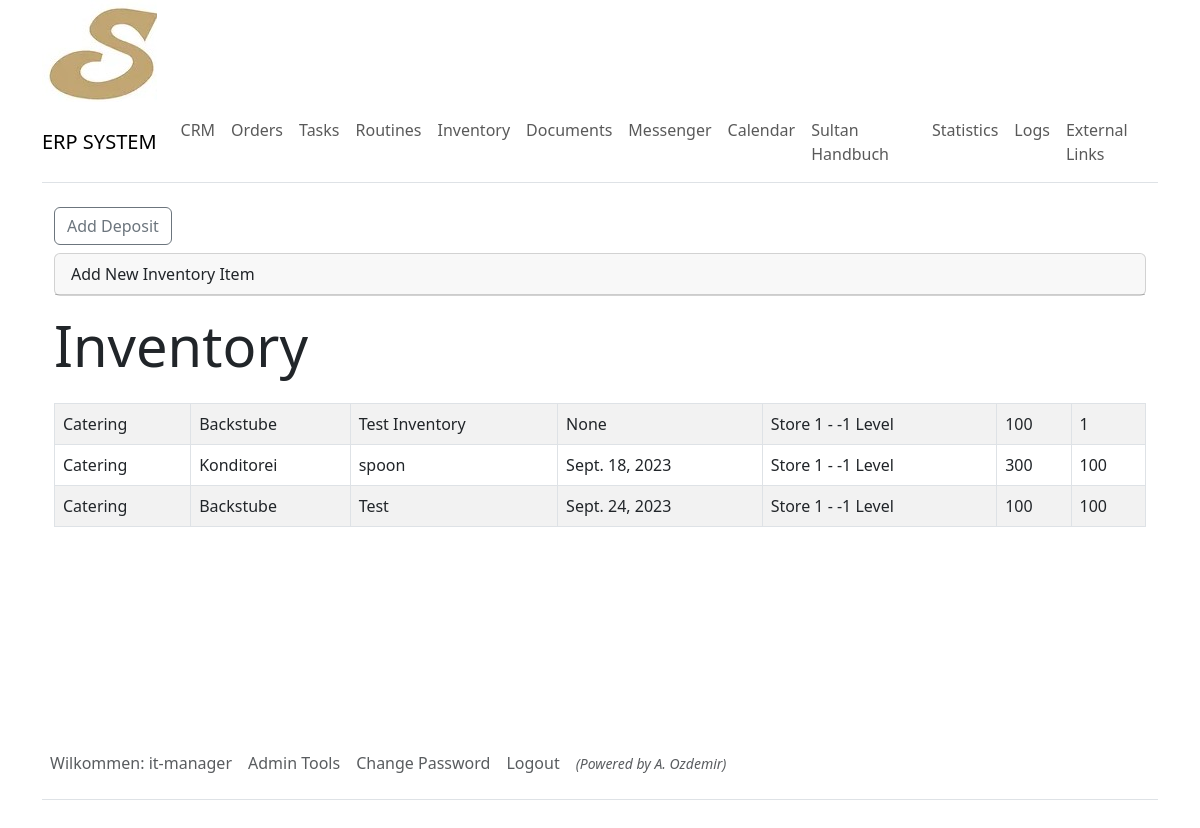
The app's page /inventory/ (signed in) with its own data.
### sultanerp/models.py (models this page shows, shortened)
class DynamicText(models.Model):
    title = models.CharField(max_length=255)
    text = models.TextField()

class Inventory(models.Model):
    section = models.ForeignKey(InventorySection, on_delete=models.CASCADE)
    category = models.ForeignKey(
        Category, on_delete=models.CASCADE, null=True, blank=True)
    name = models.CharField(max_length=255, null=True, blank=True)
    boughtOn = models.DateField(null=True, blank=True)
    storedIn = models.ForeignKey(Storage, on_delete=models.CASCADE)
    value = models.IntegerField(null=True, blank=True)
    amount = models.IntegerField(null=True, blank=True)

class InventorySection(models.Model):
    name = models.CharField(max_length=255)
    def __str__(self):
        return self.name

class Category(models.Model):
    name = models.CharField(max_length=25, unique=True)
    def __str__(self):
        return self.name

class Storage(models.Model):
    store = models.ForeignKey(Store, on_delete=models.CASCADE)
    storagePlace = models.CharField(max_length=30)
    @property
    def storedIn(self):
        return F"{self.store.branchTitle} - {self.storagePlace}"
    def __str__(self):
        return self.storedIn

class Store(models.Model):
    branchTitle = models.CharField(max_length=50, null=True, blank=True)

class User(AbstractUser):
    first_name = models.CharField(max_length=255)
    last_name = models.CharField(max_length=255)
    personal_nr = models.IntegerField(null=True, blank=True)
    is_active = models.BooleanField(default=True)
    branch = models.ForeignKey(
        Store, on_delete=models.CASCADE, related_name="users", null=True, blank=True)
    user_level = models.ForeignKey(
        Roles, on_delete=models.CASCADE, related_name="users", null=True, blank=True)

### sultanerp/views.py (the view)
# urls.py: path('inventory/', views.inventory_view, name='inventory'),
@login_required
def inventory_view(request):
    allow_add_item = check_view_permission(request.user, 0, 3)
    if request.method == 'POST' and allow_add_item:
        form = InventoryForm(request.POST)
        if form.is_valid():
            form.save()
            return redirect('inventory')
    else:
        form = InventoryForm()
    order_by = request.GET.get('order_by', 'section')
    direction = request.GET.get('direction', 'asc')
    if direction == 'desc':
        order_by = '-' + order_by
    inventory = Inventory.objects.all().order_by(order_by)
    context = {
        'inventory': inventory,
        'form': form,
        'allow_add_item': allow_add_item
    }
    return render(request, 'inventory.html', context)

### sultanerp/utilities/check_view_permission.py (called while the page is built)
def check_view_permission(user, min_level=0, max_level=3):
    hierarchy = user.user_level.hierarchy
    return min_level <= hierarchy <= max_level

### sultanerp/utilities/context_processors.py (called while the page is built)
def dynamic_text_processor(request):
    dynamic_texts_objects = DynamicText.objects.all()
    dynamic_texts_dict = {dt.title: dt for dt in dynamic_texts_objects}
    return {'dynamic_texts': dynamic_texts_dict}

### sultanerp/templates/inventory.html (shortened to what this page needs)
{% extends "_base.html" %}
{% block content %}
{% load custom_tags %}
{% include "navbar.html" %}
<div class="container mt-4">
    <a href="{% url 'deposit' %}"><h5 class="{{dynamic_texts.btn.text}}">{{dynamic_texts.add.text}} {{dynamic_texts.deposit.text}}</h5></a>
    {% if allow_add_item %}
        <div class="card mb-3">
            <div class="card-header" data-toggle="collapse" href="#addInventory" role="button">
            Add New {{dynamic_texts.inventory.text}} Item
            </div>
        </div>
    <h2 class="{{dynamic_texts.header_class.text}}">{{dynamic_texts.inventory.text}}</h2>
    <table class="table table-bordered table-striped">
        <tbody>
            {% for item in inventory %}
                <tr>
                    <td>{{ item.section }}</td>
                    <td>{{ item.category }}</td>
                    <td>{{ item.name }}</td>
                    <td>{{ item.boughtOn }}</td>
                    <td>{{ item.storedIn }}</td>
                    <td>
                        {% if item.value %}
                            {{ item.value }}
                        {% else %}
                            -
                        {% endif %}
                    </td>
                    <td>{{ item.amount }}</td>
                </tr>
            {% endfor %}
        </tbody>
    </table>
{% endif %}
</div>
{% endblock %}

### sultanerp/templates/navbar.html (shortened to what this page needs)
<nav class="navbar navbar-expand-lg navbar-light bg-white border-bottom py-2">
  <a class="navbar-brand font-weight-bold" href="{% url 'dashboard' %}">ERP SYSTEM</a>
  <div class="collapse navbar-collapse" id="navbarNav">
    <ul class="navbar-nav">
      <li class="nav-item active">
        <a class="nav-link" href="{% url 'crm_view' %}">CRM</a>
      </li>
      <li class="nav-item">
        <a class="nav-link" href="{% url 'orders_view' %}">{{dynamic_texts.orders.text}}</a>
      </li>
      <li class="nav-item">
        <a class="nav-link" href="{% url 'task_list' %}">{{dynamic_texts.tasks.text}}</a>
      </li>
      <li class="nav-item">
        <a class="nav-link" href="{% url 'routine_list' %}">{{dynamic_texts.routines.text}}</a>
      </li>
      <li class="nav-item">
        <a class="nav-link" href="{% url 'inventory' %}">{{dynamic_texts.inventory.text}}</a>
      </li>
      <li class="nav-item">
        <a class="nav-link" href="{% url 'documents' %}">{{dynamic_texts.documents.text}}</a>
      </li>
      <li class="nav-item">
        <a class="nav-link" href="{% url 'messenger' %}">{{dynamic_texts.messenger.text}}</a>
      </li>
      <li class="nav-item">
        <a class="nav-link" href="{% url 'calendar' %}">{{dynamic_texts.calendar.text}}</a>
      </li>
      <li class="nav-item border-right">
        <a class="nav-link" href="{% url 'wiki_index' %}">{{dynamic_texts.handbook.text}}</a>
      </li>
      {% if user.is_staff %}
      <li class="nav-item">
        <a class="nav-link" href="{% url 'statistics' %}">{{dynamic_texts.statistics.text}}</a>
      </li>
      <li class="nav-item">
        <a class="nav-link" href="{% url 'logs' %}">{{dynamic_texts.logs.text}}</a>
      </li>
      {% endif %}
      {% if user.user_level.hierarchy < 5 %}
      <li class="nav-item">
        <a class="nav-link" href="{% url 'external_links' %}">{{dynamic_texts.external_links.text}}</a>
      </li>
      {% endif %}
    </ul>
  </div>
</nav>

### sultanerp/templates/_footer.html
{% if user.is_authenticated %}
<div class="container">
    <div style="min-height: 10em;"></div>
    <footer class="py-3 my-4">
        <ul class="nav border-bottom pb-3 mb-3">
            {% if user.is_authenticated %}
                <li class="nav-item">
                    <a class="nav-link px-2 text-muted">{{dynamic_texts.welcome.text}}: {{user.username}}</a>
                </li>
        {% if user.user_level.role == 'admin' %}
                <li class="nav-item">
                    <a class="nav-link px-2 text-muted" href="{% url 'admin_tools' %}">Admin Tools</a>
                </li>
        {% endif %}
                <li class="nav-item">
                    <a class="nav-link px-2 text-muted" href="{% url 'password_change' %}">Change Password</a>
                </li>
                <li class="nav-item">
                    <a class="nav-link px-2 text-muted" href="{% url 'logout' %}">Logout</a>
                </li>
                <li>
                    <a class="nav-link px-2 text-muted" style="font-style: italic;"><small>(Powered by A. Ozdemir)</small</a>
                </li>
            {% else %}
                <li class="nav-item">
                    <a class="nav-link px-2 text-muted" href="{% url 'tools' %}">Login</a>
                </li>
            {% endif %}
        </ul>
    </footer>
</div>
{% endif%}

### records on screen
DynamicText: orders.text "Orders"
DynamicText: tasks.text "Tasks"
DynamicText: routines.text "Routines"
DynamicText: inventory.text "Inventory"
DynamicText: documents.text "Documents"
DynamicText: messenger.text "Messenger"
DynamicText: calendar.text "Calendar"
DynamicText: handbook.text "Sultan Handbuch"
DynamicText: statistics.text "Statistics"
DynamicText: logs.text "Logs"
DynamicText: external_links.text "External Links"
DynamicText: add.text "Add"
DynamicText: deposit.text "Deposit"
Inventory: section "Catering", category "Backstube", name "Test Inventory", boughtOn "None", storedIn "Store 1 - -1 Level", value "100", amount "1"
Inventory: section "Catering", category "Konditorei", name "spoon", boughtOn "Sept. 18, 2023", storedIn "Store 1 - -1 Level", value "300", amount "100"
Inventory: section "Catering", category "Backstube", name "Test", boughtOn "Sept. 24, 2023", storedIn "Store 1 - -1 Level", value "100", amount "100"
DynamicText: welcome.text "Wilkommen"
User: username "it-manager"
